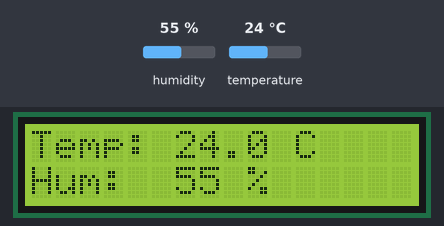
Bench run of a sketch on a simulated Arduino Uno, built with avr-gcc and run on an emulated ATmega328P. Shown: 16×2 character LCD. Inputs (shaded band) come from the test bench; at power-on: humidity 55 %, temperature 24 °C.

Above: at 1.2 s.
1.3 s: humidity set to 22 %
At 3.2 s:
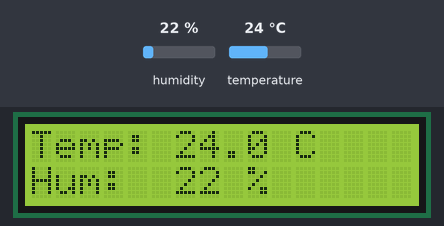
4.0 s: temperature set to 12 °C
At 5.3 s:
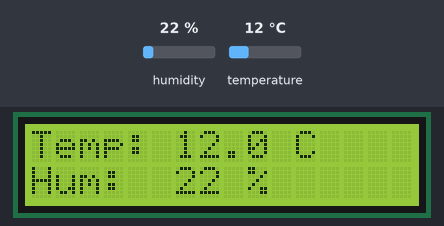
6.7 s: humidity set to 40 %
At 9.5 s:
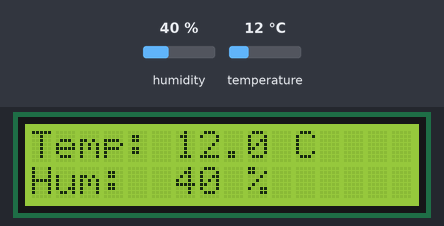
9.8 s: temperature set to 19 °C
At 11.6 s:
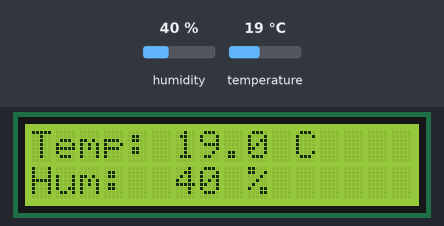
Timing chart, 0 to 13.1 s (numbered marks = the images above; inputs shaded):
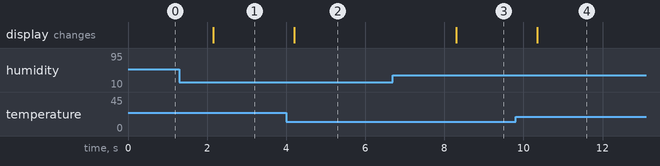

Measured:
- after the input at 1.3 s, the display: changes after 0.86 s (image 1)
- after the input at 4.0 s, the display: changes after 0.21 s (image 2)
- after the input at 6.7 s, the display: changes after 1.6 s (image 3)
- after the input at 9.8 s, the display: changes after 0.56 s (image 4)

The sketch:

temperature_display.ino
```cpp
#include <Wire.h>
#include <LiquidCrystal_I2C.h>
#include <DHT.h>

#define DHTPIN 5        // sensor DATA on PD5 = Arduino pin 5
#define DHTTYPE DHT11

DHT dht(DHTPIN, DHTTYPE);
LiquidCrystal_I2C lcd(0x27, 16, 2);   // address may be 0x3F

void setup() {
  lcd.init();
  lcd.backlight();
  dht.begin();
}

void loop() {
  float t = dht.readTemperature();
  float h = dht.readHumidity();

  lcd.clear();
  if (isnan(t) || isnan(h)) {
    lcd.print("Sensor error");
  } else {
    lcd.setCursor(0, 0);
    lcd.print("Temp: ");
    lcd.print(t, 1);
    lcd.print(" C");
    lcd.setCursor(0, 1);
    lcd.print("Hum:  ");
    lcd.print(h, 0);
    lcd.print(" %");
  }
  delay(2000);
}
```
